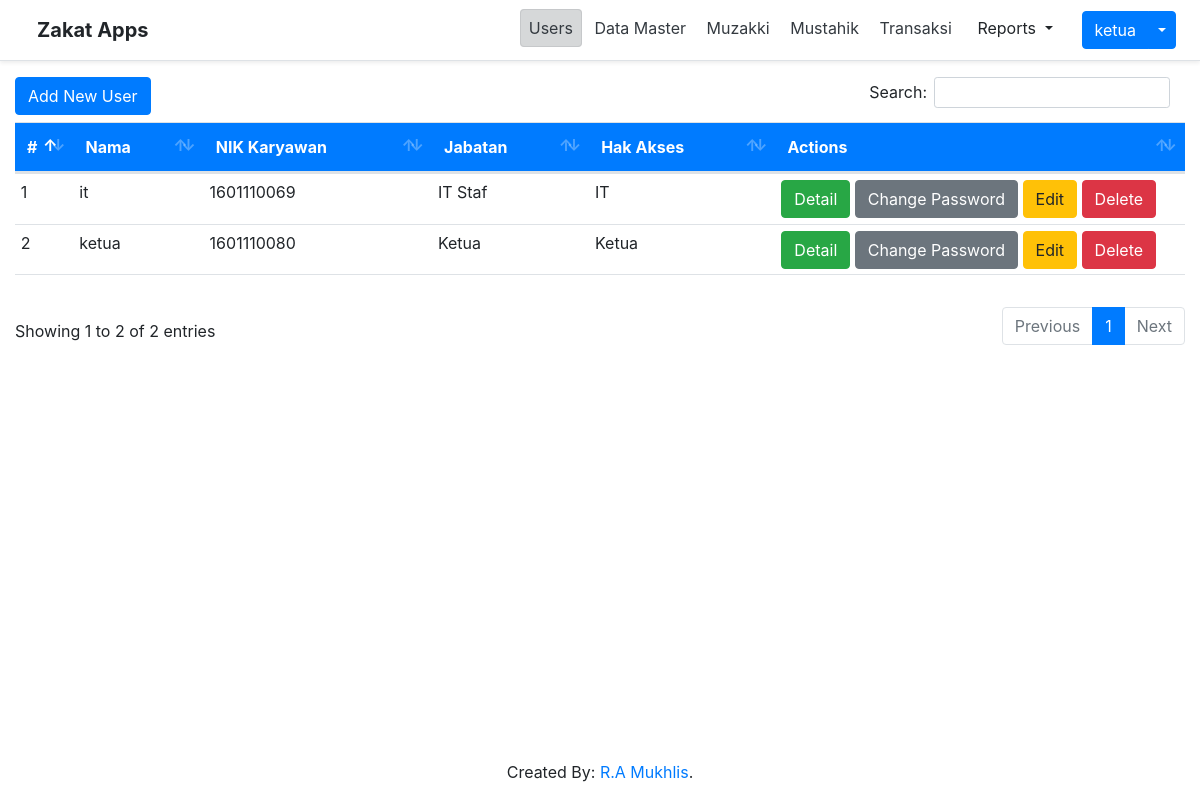
The page /index.php?page=users (signed in) on the database its author committed.
### tables this page shows
CREATE TABLE `users` (
  `id` int(11) NOT NULL,
  `username` varchar(25) NOT NULL,
  `password` varchar(250) NOT NULL,
  `role` varchar(25) NOT NULL,
  `nik` varchar(100) NOT NULL,
  `jabatan` varchar(100) NOT NULL
);

### users/index.php (the view, shortened to what this page needs)
<a
    href='index.php?page=users&action=form'
    class="btn btn-primary"
    style='float: left;'
>
    Add New User
</a>
<table
    class="table"
>
  <thead>
    <tr>
      <th
        style='width: 5%'
      >
        #
    </th>
      <th>Nama</th>
      <th>NIK Karyawan</th>
      <th>Jabatan</th>
      <th>Hak Akses</th>
      <th
          style='width: 35%'
      >
        Actions
    </th>
    </tr>
  </thead>
  <tbody>
      <?php
            $query = "SELECT * FROM users";
            $datas = $conn->query($query);
            if ($datas->num_rows > 0):
                $i = 0;
                while ($row = $datas->fetch_assoc()):
                    $i++;
      ?>
                <tr>
                    <td scope="row">
                        <?php echo $i ?>
                    </td>
                    <td>
                        <?php echo $row['username'] ?>
                    </td>
                    <td>
                        <?php echo $row['nik'] ?>
                    </td>
                    <td>
                        <?php echo $row['jabatan'] ?>
                    </td>
                    <td>
                        <?php echo $row['role'] ?>
                    </td>
                    <td>
                        <a href='index.php?page=users&action=detail&id=<?php echo $row["id"]; ?>' class="btn btn-success">
                            Detail
                        </a>
                        <a href='index.php?page=users&action=change_password&id=<?php echo $row["id"]; ?>' class="btn btn-secondary">
                            Change Password
                        </a>
                        <a href='index.php?page=users&action=form&id=<?php echo $row["id"]; ?>' class="btn btn-warning">
                            Edit
                        </a>
                        <button
                            data-id='<?php echo $row["id"]; ?>'
                            data-username='<?php echo $row["username"]; ?>'
                            class="btnDelete btn btn-danger"
                        >
                            Delete
                        </button>
                    </td>
                </tr>
        <?php
                endwhile;
            endif;
        ?>
  </tbody>
  <tfoot>
    <tr>
        <th colspan='6'></th>
    </tr>
  </tfoot>
</table>

### assets/css/table.css (style rules this page uses)
table.dataTable thead tr, .table-blue thead tr { background-color: #007bff; color: white; }
.table tr td { padding: 0.5%; }

### rows shown on the page
users: username "it", nik "1601110069", jabatan "IT Staf", role "IT"
users: username "ketua", nik "1601110080", jabatan "Ketua", role "Ketua"

### other values the page prints
$username "ketua"
